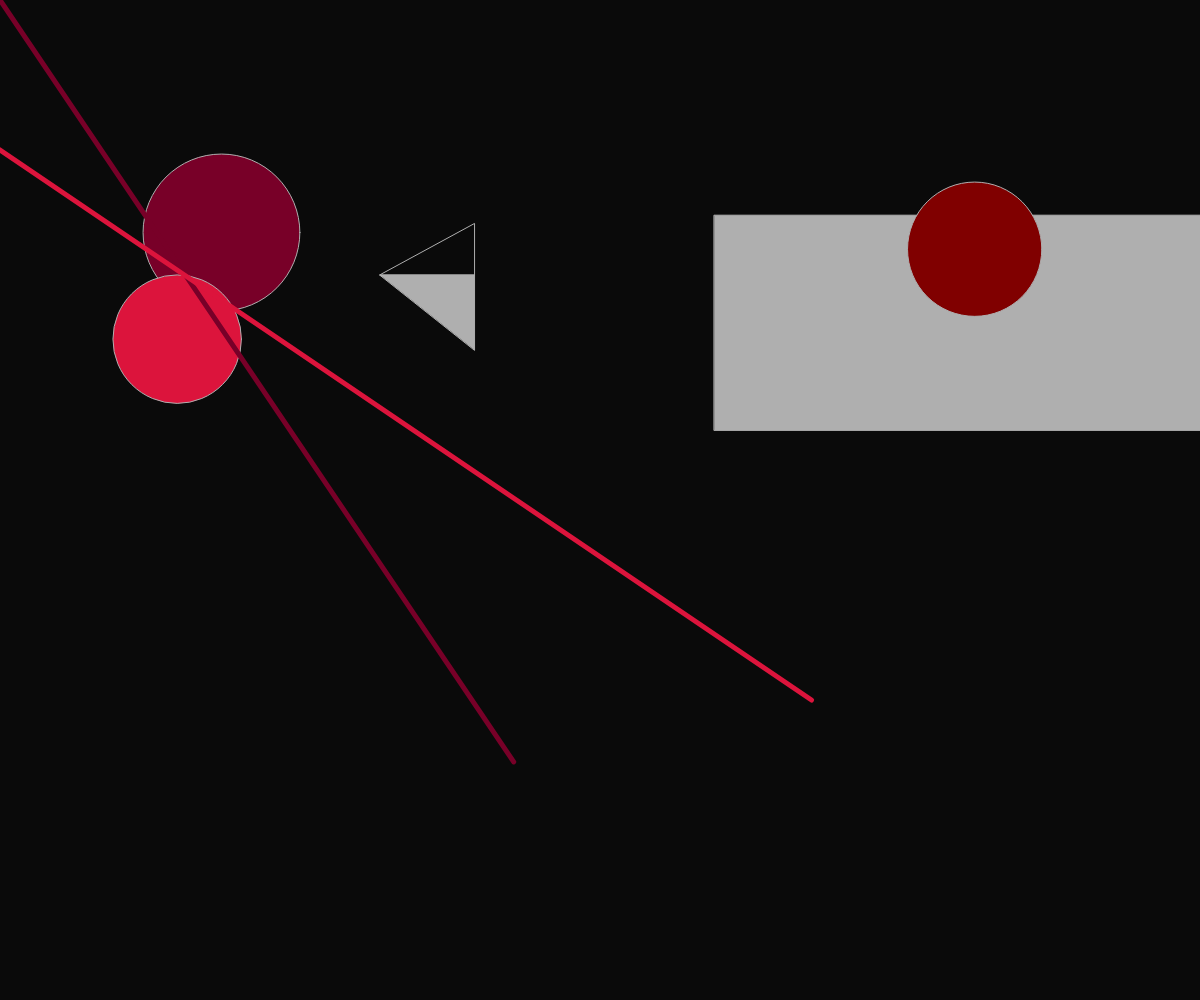
Frame 1 (no input)
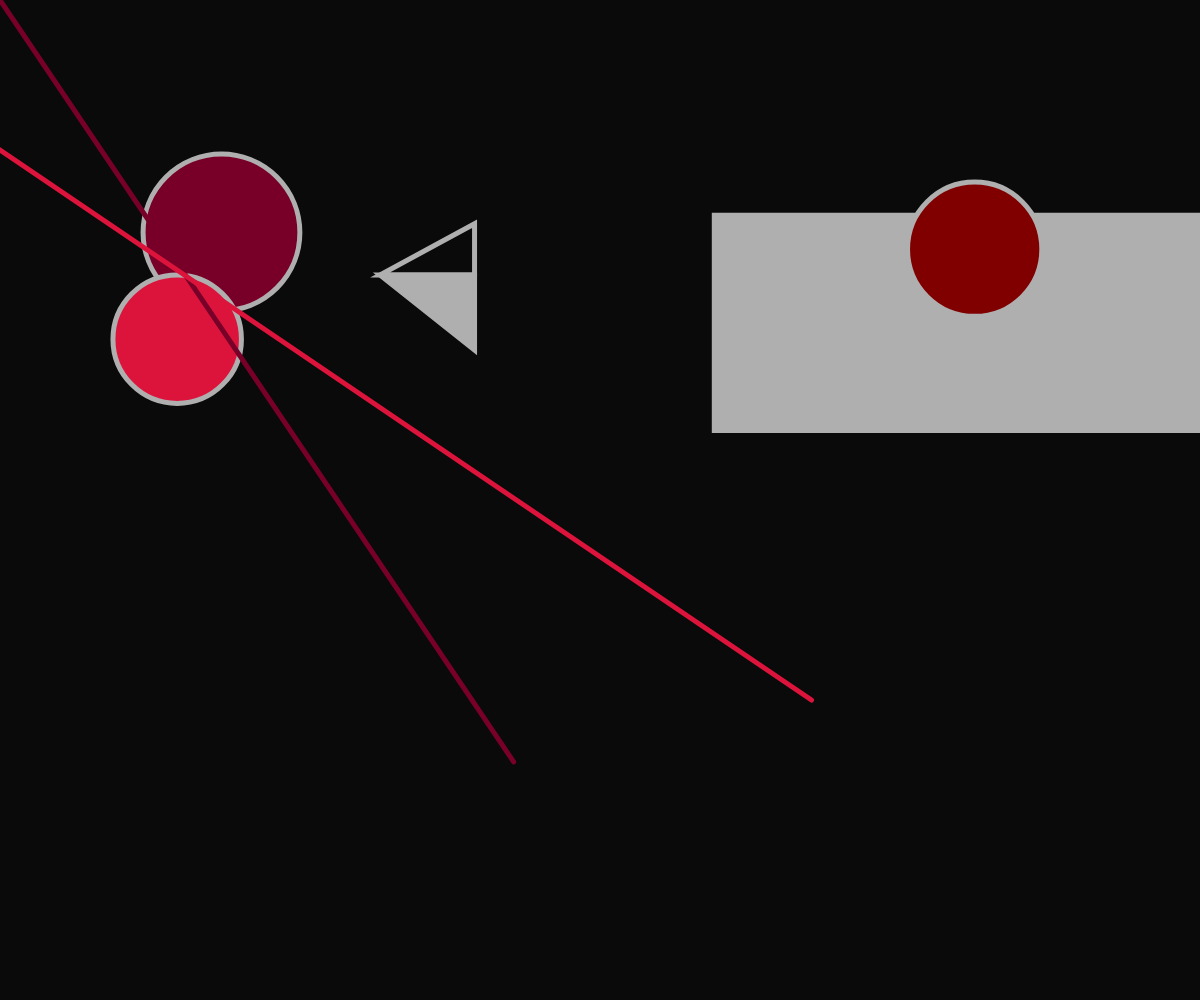
Frame 2 (the mouse pressed at the canvas centre, redrawn once)

The p5.js sketch that drew these frames (run headless with seeded random() and noise() and a simulated clock; the mouse was pressed at the canvas centre and the sketch redrawn once):

// p5.js sketch
// ── sketch.js
// Variáveis para guardar os valores gerados
let rectW, rectH;
let e1x, e1y, e1d;
let t1x, t1y;
let e2x, e2y, e2d;
let e3x, e3y, e3d;
let l1x2, l1y2;
let l2x2, l2y2;

function setup() {
  createCanvas(windowWidth, windowHeight);

  // Valores aleatórios (gerados apenas uma vez)
  rectW = random(500, 800);
  rectH = random(180, 350);

  e1x = random(450, width-50);
  e1y = random(180, 380);
  e1d = random(70, 150);

  t1x = random(430, 580);
  t1y = random(180, 360);

  e2x = random(180, 420);
  e2y = random(180, 380);
  e2d = random(100, 220);

  e3x = random(80, 220);
  e3y = random(180, 380);
  e3d = random(120, 260);

  l1x2 = random(width);
  l1y2 = random(height);

  l2x2 = random(width);
  l2y2 = random(height);

  // Torna o sketch estático
  noLoop();
}

function draw() {
  background(10);
  
  // Rectangle
  fill(175);
  stroke (175)
  rect (rectW, rectH, rectW, rectH)
  
  // Elipse
  fill( 128, 0, 0);
  ellipse(e1x, e1y, e1d, e1d);
  
   // Triangle
  fill(10);
  triangle(t1x, t1y, t1x, 275, 380, 275);
  
  // Triangle
  fill(175);
  triangle(t1x, 350, t1x, 275, 380, 275);
  
  // Elipse
  fill(120, 0, 40);
  ellipse(e2x, e2y, e2d, e2d);
  
  // Elipse
  fill(220, 20, 60);
  ellipse(e3x, e3y, e3d, e3d);
  
  // Line
  stroke(120, 0, 40);
  strokeWeight(5);
  line(0, 0, l1x2, l1y2)
  
  // Line
  stroke(220, 20, 60);
  strokeWeight(5);
  line(0, 150, l2x2, l2y2)
}
